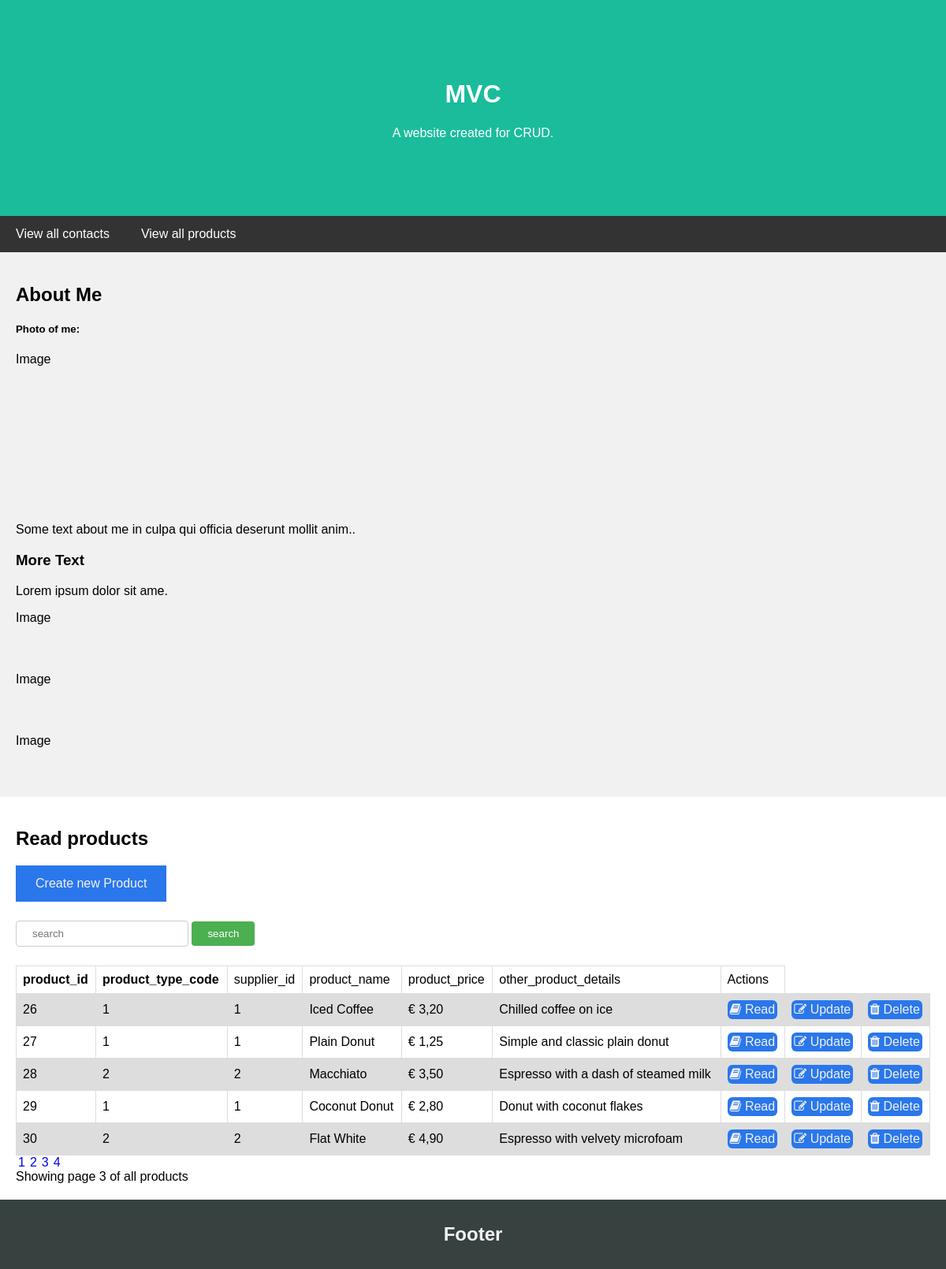
The app's page /?act=products&op=reads&page=3 with its own data.
### tables this page shows
CREATE TABLE `products` (
  `product_id` int(11) NOT NULL,
  `product_type_code` int(16) NOT NULL,
  `supplier_id` int(16) NOT NULL,
  `product_name` varchar(55) NOT NULL,
  `product_price` decimal(4,2) NOT NULL,
  `other_product_details` varchar(55) NOT NULL
);

### index.php (called while the page is built, shortened)
<?php
$controller = new MainController();
$controller->handleRequest();

### model/ProductsLogic.php (called while the page is built, shortened)
<?php
require_once 'model/DataHandler.php';
class ProductsLogic
    {
    public function __construct()
    {
        $this->DataHandler = new DataHandler("localhost", "mysql", "user_db", "root", "");
    }
    public function readAllProducts($p = 1) {
        try {
            $item_per_page = 5;
            $position = (($p -1) * $item_per_page);
            $sql = "SELECT * FROM `products` LIMIT  $position, $item_per_page";
            $result = $this->DataHandler->readsData($sql);
            $pages = $this->DataHandler->readsData('SELECT COUNT(*) FROM products');
            $pages = $pages->fetch(PDO::FETCH_NUM);
            return array($result, $pages);
        } catch (Exception $e) {
            throw $e;
        }
    }
}
?>

### model/DataHandler.php (called while the page is built, shortened)
<?php
class DataHandler{
	public function __construct($host, $dbdriver, $dbname, $username, $password)
	{
		$this->host = $host;
		$this->dbdriver = $dbdriver;
		$this->dbname = $dbname;
		$this->username = $username;
		$this->password = $password;
		try {
			$this->dbh = new PDO("$this->dbdriver:host=$this->host;dbname=$this->dbname", $this->username, $this->password);
			$this->dbh->setAttribute(PDO::ATTR_ERRMODE, PDO::ERRMODE_EXCEPTION);
			return true;
		} catch (PDOException $e) {
			echo "Connection with ".$this->dbdriver." failed: ".$e->getMessage();
		}
	}
	public function readsData($sql){
		return $this->dbh->query($sql,PDO::FETCH_ASSOC);
	}
}
?>

### model/Output.php (the view, shortened to what this page needs)
<?php
class Output {
    public function createTable($result, $act, $id_colum_name = "id",) {
        $tableheader = false;
        $html = "<div style='overflow-x: auto'>";
        $html .= "<table>";
        while ($row = $result->fetch(PDO::FETCH_ASSOC)) {
            if ($tableheader == false) {
                $html .= "<tr>";
                foreach ($row as $key => $value) {
                    $html .= "<th>{$key}</th>";
                }
                $html .= "<th class='action-th'>Actions</th>";
                $html .= "</tr>";
                $tableheader = true;
            }
            $html .= "<tr>";
            foreach ($row as $key => $value) {
                if ($key == 'product_price') {
                    $str_replace = str_replace('.', ',', $value);
                    $html .= "<td data-title='($key)'>€ {$str_replace}</td>";
                }else {
                    $html .= "<td data-title='($key)'>{$value}</td>";
                }
            }
            $id = isset($row[$id_colum_name]) ? $row[$id_colum_name] : '';
            $html .= "<td class='act-btn'><a href= ?act=" . $act . "&op=read&id=" . $id . "><i class='fa fa-book'></i> Read</a></td>";
            $html .= "<td class='act-btn'><a href= ?act=" . $act . "&op=update&id=" . $id . "><i class='fa fa-edit'></i> Update</a></td>";
            $html .= "<td class='act-btn'><a href= ?act=" . $act . "&op=delete&id=" . $id ."><i class='fa fa-trash'></i> Delete</a></td>";
            $html .= "</tr>";
        }
        $html .= "</table> </div>";
        return $html;
    }
    function createButtons($pages, $act){
        $pages = 5;
        $html = "";
        for ($i = 1; $i < $pages; $i++){
            $html .= "<div class='page-btns'><a href= ?act=" . $act . "&op=reads&page=" . $i . ">{$i}</a></div>";
        }
        return $html;
    }
}

### css/style.css (style rules this page uses)
* { box-sizing: border-box; }
body { font-family: Arial, Helvetica, sans-serif; margin: 0; }
table { font-family: arial, sans-serif; border-collapse: collapse; width: 100%; }
.page-btns { display: inline; }
.page-btns a { text-decoration: none; padding: 3px; }
.act-btn a:link, .act-btn a:visited { background-color: #2a77eb; border-radius: 6px; color: #f1f1f1; padding: 3px; text-align: center; text-decoration: none; display: inline-block; }
td, th { border: 1px solid #dddddd; text-align: left; padding: 8px; }
th:nth-child(3), th:nth-child(4), th:nth-child(5), th:nth-child(6), th:nth-child(7) { font-weight: 100; }
tr:nth-child(even) { background-color: #dddddd; }

### records on screen
products: key "product_id", key "product_type_code", key "supplier_id", key "product_name", key "product_price", key "other_product_details", shows "Actions", product_id "26", product_type_code "1", supplier "1", product_name "Iced Coffee", product_price "3,20", other_product_details "Chilled coffee on ice"
products: product_id "27", product_type_code "1", supplier "1", product_name "Plain Donut", product_price "1,25", other_product_details "Simple and classic plain donut"
products: product_id "28", product_type_code "2", supplier "2", product_name "Macchiato", product_price "3,50", other_product_details "Espresso with a dash of steamed milk"
products: product_id "29", product_type_code "1", supplier "1", product_name "Coconut Donut", product_price "2,80", other_product_details "Donut with coconut flakes"
products: product_id "30", product_type_code "2", supplier "2", product_name "Flat White", product_price "4,90", other_product_details "Espresso with velvety microfoam"

### other values on screen
$p "3"
